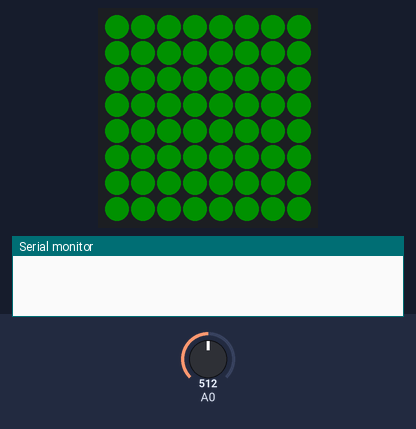
The sketch below on a simulated Arduino Uno, built with avr-gcc and run on an emulated ATmega328P. Shown: 8×8 RGB LED matrix (first LED top left, wired row by row), the last lines printed to the serial monitor. Inputs (shaded band) come from the test bench; at power-on: A0 = 512. Dim RGB values are drawn brighter than linear.

Above: at 0.3 s.
At 1.0 s:
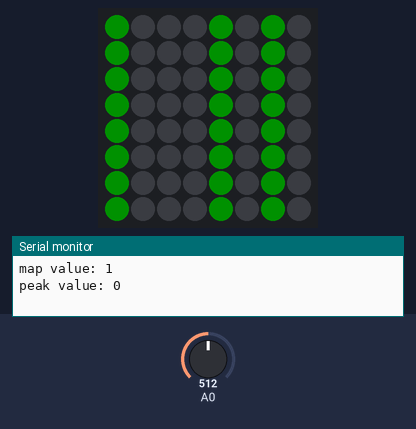

Measured:
- what the display in image 0 shows lasts 0.7 s, from 0.2 s to 0.9 s

The sketch:

pezruido.ino
```cpp
#include <FastLED.h>
#define LED_PIN 0
#define LED_TYPE WS2812B
#define COLOR_ORDER GRB

#define amarillo CRGB::Yellow
#define negro CRGB::Black
#define rojo CRGB::Red
#define azul CRGB::Blue
#define morado CRGB::Purple
#define naranja CRGB::OrangeRed
#define verde CRGB::Green
#define aguamarina CRGB::Cyan
#define rosado CRGB::Fuchsia
#define verdedos CRGB::LimeGreen
#define raro CRGB::DarkOrchid
#define rarodos CRGB::DeepPink

const uint8_t matrixWidth = 8;
const uint8_t matrixHeight = 8;
#define NUM_LEDS (matrixWidth * matrixHeight)

#define ESCENAS 3
#define FRAMES 2

int BRIGHTNESS = 20;
CRGB leds[matrixWidth * matrixHeight];

int animator = 0;
const int sampleWindow = 50; // Sample window width in mS (50 mS = 20Hz)
unsigned int sample;

int inputMin = -2;
int inputMax = 110;

int micMaxValue=0;
int part=0;

int rangeMin = 20;

int rangeMiddleMin = 21;
int rangeMiddleMax = 60;

int rangleMax = 61;

void setup() {
  Serial.begin(115200);
  LEDS.addLeds<LED_TYPE, LED_PIN, COLOR_ORDER>(leds, NUM_LEDS);
  FastLED.setBrightness(BRIGHTNESS);
}

CRGB matrix[ESCENAS][FRAMES][matrixHeight][matrixWidth] = {
  {
    {
    {verde, verde, verde, verde, verde, verde, verde, verde},
    {verde, verde, verde, verde, verde, verde, verde, verde},
    {verde, verde, verde, verde, verde, verde, verde, verde},
    {verde, verde, verde, verde, verde, verde, verde, verde},
    {verde, verde, verde, verde, verde, verde, verde, verde},
    {verde, verde, verde, verde, verde, verde, verde, verde},
    {verde, verde, verde, verde, verde, verde, verde, verde},
    {verde, verde, verde, verde, verde, verde, verde, verde},
  },
   {
    {verde, negro, negro, negro, verde, negro, verde, negro},
    {verde, negro, negro, negro, verde, negro, verde, negro},
    {verde, negro, negro, negro, verde, negro, verde, negro},
    {verde, negro, negro, negro, verde, negro, verde, negro},
    {verde, negro, negro, negro, verde, negro, verde, negro},
    {verde, negro, negro, negro, verde, negro, verde, negro},
    {verde, negro, negro, negro, verde, negro, verde, negro},
    {verde, negro, negro, negro, verde, negro, verde, negro},
  },
  },
  {
  {
    {amarillo, amarillo, amarillo, amarillo, amarillo, amarillo, amarillo, amarillo},
    {amarillo, amarillo, amarillo, amarillo, amarillo, amarillo, amarillo, amarillo},
    {amarillo, amarillo, amarillo, amarillo, amarillo, amarillo, amarillo, amarillo},
    {amarillo, amarillo, amarillo, amarillo, amarillo, amarillo, amarillo, amarillo},
    {amarillo, amarillo, amarillo, amarillo, amarillo, amarillo, amarillo, amarillo},
    {amarillo, amarillo, amarillo, amarillo, amarillo, amarillo, amarillo, amarillo},
    {amarillo, amarillo, amarillo, amarillo, amarillo, amarillo, amarillo, amarillo},
    {amarillo, amarillo, amarillo, amarillo, amarillo, amarillo, amarillo, amarillo},
  },
  {
    {negro, negro, amarillo, amarillo, negro, negro, amarillo, negro},
    {negro, negro, amarillo, amarillo, negro, negro, amarillo, negro},
    {negro, negro, amarillo, amarillo, negro, negro, amarillo, negro},
    {negro, negro, amarillo, amarillo, negro, negro, amarillo, negro},
    {negro, negro, amarillo, amarillo, negro, negro, amarillo, negro},
    {negro, negro, amarillo, amarillo, negro, negro, amarillo, negro},
    {negro, negro, amarillo, amarillo, negro, negro, amarillo, negro},
    {negro, negro, amarillo, amarillo, negro, negro, amarillo, negro},
   },
  },
  {
   {/*1*/
    {rojo, rojo, rojo, rojo, rojo, rojo, rojo, rojo},
    {rojo, rojo, rojo, rojo, rojo, rojo, rojo, rojo},
    {rojo, rojo, rojo, rojo, rojo, rojo, rojo, rojo},
    {rojo, rojo, rojo, rojo, rojo, rojo, rojo, rojo},
    {rojo, rojo, rojo, rojo, rojo, rojo, rojo, rojo},
    {rojo, rojo, rojo, rojo, rojo, rojo, rojo, rojo},
    {rojo, rojo, rojo, rojo, rojo, rojo, rojo, rojo},
    {rojo, rojo, rojo, rojo, rojo, rojo, rojo, rojo},
  },
  {/*2*/
    {negro, negro, rojo, rojo, negro, negro, rojo, negro},
    {negro, negro, rojo, rojo, negro, negro, rojo, negro},
    {negro, negro, rojo, rojo, negro, negro, rojo, negro},
    {negro, negro, rojo, rojo, negro, negro, rojo, negro},
    {negro, negro, rojo, rojo, negro, negro, rojo, negro},
    {negro, negro, rojo, rojo, negro, negro, rojo, negro},
    {negro, negro, rojo, rojo, negro, negro, rojo, negro},
    {negro, negro, rojo, rojo, negro, negro, rojo, negro},
  },
 },
};


void cambioLed(int c){
  if(micMaxValue<c){
    micMaxValue=500;
    part=micMaxValue/ESCENAS;
    }
    for (int i = 0; i < matrixHeight; i++) {
      for (int j = 0; j < matrixWidth; j++) {
      if (c<part*1) {
        leds[i * matrixWidth + j] = matrix[0][animator % FRAMES][i][j];
        FastLED.setBrightness(33);
      } else if (c>part*1&&c<part*2) {
        leds[i * matrixWidth + j] = matrix[1][animator % FRAMES][i][j];
        FastLED.setBrightness(60);
      } else if (c>part*2) {
        leds[i * matrixWidth + j] = matrix[2][animator % FRAMES][i][j];
        FastLED.setBrightness(100);
        //delay(5);

      }
      FastLED.show();
     }
    }
}
void loop() {
  unsigned long startMillis = millis();
  unsigned int peakToPeak = 0;

  unsigned int signalMax = 0;
  unsigned int signalMin = 1024;

  // collect data for 50 mS
  while (millis() - startMillis < sampleWindow) {
    sample = analogRead(0);
    if (sample < 1024) {
      if (sample > signalMax) {
        signalMax = sample;
      }
      else if (sample < signalMin) {
        signalMin = sample;
      }
    }
  }

  peakToPeak = signalMax - signalMin;
  int changeAnimation = map(peakToPeak, inputMin, inputMax, 0, 100);

  cambioLed(changeAnimation);
  delay(500);
  animator = (animator + 1) % 100;
  Serial.print("map value: ");
  Serial.println(changeAnimation);
  Serial.print("peak value: ");
  Serial.println(peakToPeak);
}
```
